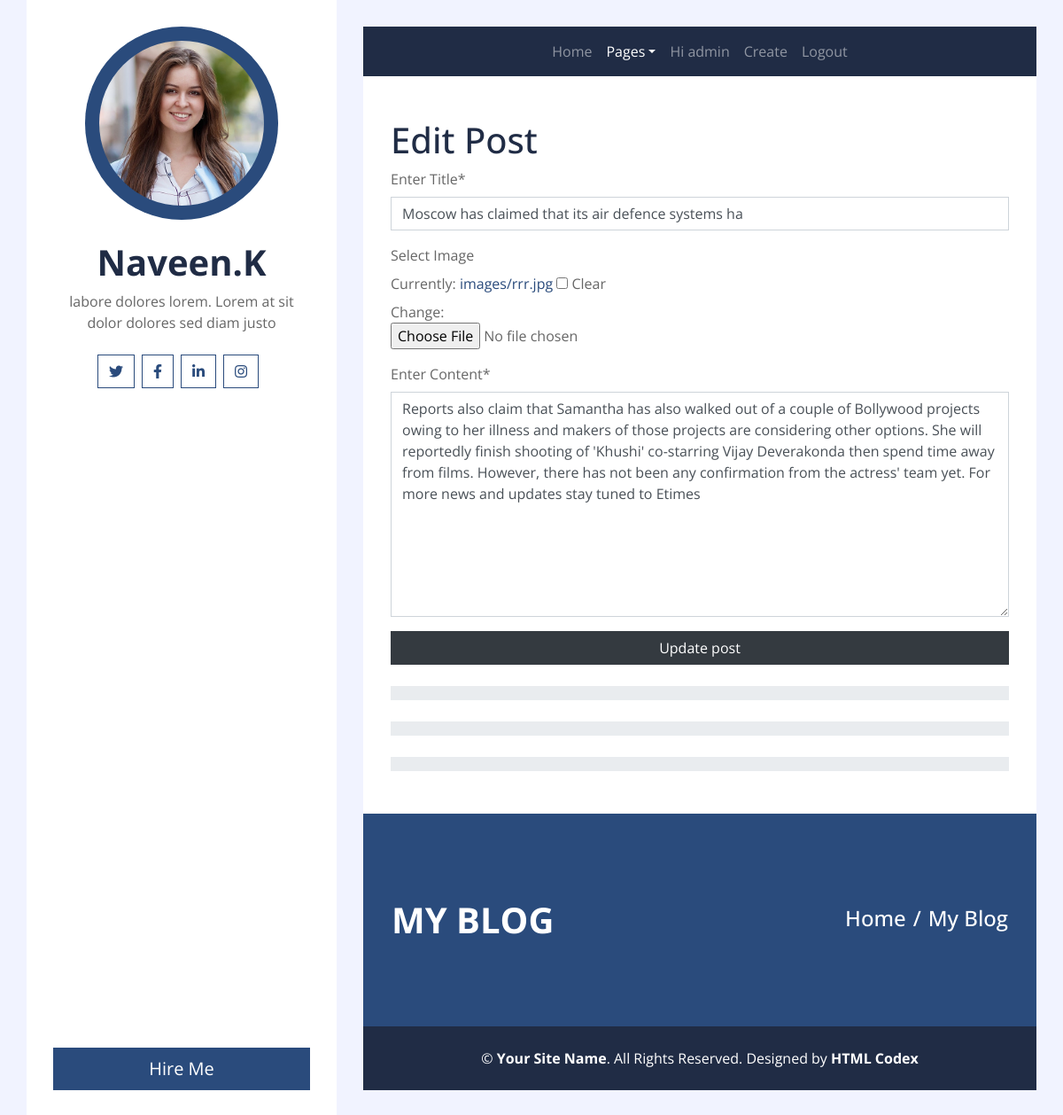
Page /edit/6/ (signed in) on the committed database.
### user/models.py (models this page shows, shortened)
class Post(models.Model):
    title=models.CharField(max_length=50)
    image = models.ImageField(upload_to='images/', blank=True)
    content=models.TextField(max_length=1000)

### user/views.py (the view)
# urls.py: path('edit/<int:id>/',views.edit, name='edit'),
@login_required
def edit(request,id):
    blog = Post.objects.get(id=id)
    form = PostForm(instance=blog)
    if request.method == 'POST' :
        form = PostForm(request.POST, instance=blog)
        if form.is_valid():
            form.save()
            return redirect('index')
    return render (request,'edit.html',{'form':form})

### user/forms.py
class PostForm(forms.ModelForm):
    class Meta:
        model=Post
        fields='__all__'
        labels = {
            'title':'Enter Title',
            'image':'Select Image',
            'content':'Enter Content'
        }

### user/templates/edit.html (shortened to what this page needs)
{% extends 'theme.html' %}
{% load static %}
{% block content %}
{% load crispy_forms_filters %}
            <div class="container bg-white pt-5">
                <div class="row px-3 pb-5">
                    <div class="col-md-12">
                        <h1>Edit Post</h1>
                        <form method="POST" enctype="multipart/form-data">
                            {{ form|crispy }}
                            <input type="submit" class="btn btn-dark btn-block" value="Update post"/>
                        </form>
                    </div>
                    <div class="col-md-12 pt-4">
                        <div class="d-flex flex-column skills">
                            <div class="progress w-100 mb-4">
                            </div>
                            <div class="progress w-100 mb-4">
                            </div>
                            <div class="progress w-100">
                            </div>
                        </div>
                    </div>
                </div>
            </div>
{% endblock %}

### user/templates/theme.html (shortened to what this page needs)
{% load static %}
<!DOCTYPE html>
<html lang="en">
    <head>
        <link href="https://cdnjs.cloudflare.com/ajax/libs/font-awesome/5.10.0/css/all.min.css" rel="stylesheet">
        <link href="{% static 'css/style.css'%}" rel="stylesheet">
    </head>
<body>
    <div class="wrapper">
        <div class="sidebar">
            <div class="sidebar-text d-flex flex-column h-100 justify-content-center text-center">
                <img class="mx-auto d-block w-75 bg-primary img-fluid rounded-circle mb-4 p-3" src="{% static 'img/profile.jpg' %}" alt="Image">
                <h1 class="font-weight-bold">Naveen.K</h1>
                <p class="mb-4">
                    labore dolores lorem. Lorem at sit dolor dolores sed diam justo
                </p>
                <div class="d-flex justify-content-center mb-5">
                    <a class="btn btn-outline-primary mr-2" href="#"><i class="fab fa-twitter"></i></a>
                    <a class="btn btn-outline-primary mr-2" href="#"><i class="fab fa-facebook-f"></i></a>
                    <a class="btn btn-outline-primary mr-2" href="#"><i class="fab fa-linkedin-in"></i></a>
                    <a class="btn btn-outline-primary mr-2" href="#"><i class="fab fa-instagram"></i></a>
                </div>
                <a href="" class="btn btn-lg btn-block btn-primary mt-auto">Hire Me</a>
            </div>
        </div>
        <div class="content">
            <div class="container p-0">
                <nav class="navbar navbar-expand-lg bg-secondary navbar-dark">
                    <div class="collapse navbar-collapse justify-content-between" id="navbarCollapse">
                        <div class="navbar-nav m-auto">
                            <a href="/" class="nav-item nav-link">Home</a>
                            <div class="nav-item dropdown">
                                <a href="#" class="nav-link dropdown-toggle active" data-toggle="dropdown">Pages</a>
                            </div>
                            {% if user.is_authenticated %}
                            <a href="/create" class="nav-item nav-link">Hi {{user.username}}</a>
                            <a href="/create" class="nav-item nav-link">Create</a>
                            <a href="/accounts/logout" class="nav-item nav-link">Logout</a>
                            {% else %}
                            <a href="/register" class="nav-item nav-link">Register</a>
                            <a href="/accounts/login" class="nav-item nav-link">Login</a>
                            {% endif %}
                        </div>
                    </div>
                </nav>
            </div>
            {% block content %}
            {% endblock %}
            <div class="container py-5 px-2 bg-primary">
                <div class="row py-5 px-4">
                    <div class="col-sm-6 text-center text-md-left">
                        <h1 class="mb-3 mb-md-0 text-white text-uppercase font-weight-bold">My Blog</h1>
                    </div>
                    <div class="col-sm-6 text-center text-md-right">
                        <div class="d-inline-flex pt-2">
                            <h4 class="m-0 text-white"><a class="text-white" href="">Home</a></h4>
                            <h4 class="m-0 text-white px-2">/</h4>
                            <h4 class="m-0 text-white">My Blog</h4>
                        </div>
                    </div>
                </div>
            </div>
                 <div class="container py-4 bg-secondary text-center">
                    <p class="m-0 text-white">
                        &copy; <a class="text-white font-weight-bold" href="#">Your Site Name</a>. All Rights Reserved. Designed by <a class="text-white font-weight-bold" href="https://htmlcodex.com">HTML Codex</a>
                    </p>
                </div>
            </div>
        </div>
    </body>
</html>

### rows in the picture
Post: title "Moscow has claimed that its air defence systems ha", content "Reports also claim that Samantha has also walked out of a couple of Bollywood projects owing to her illness and makers of those projects are considering other options. She will reportedly finish shooting of 'Khushi' co-starring Vijay Deverakonda then spend time away from films. However, there has not been any confirmation from the actress' team yet. For more news and updates stay tuned to Etimes"

### other values in the picture
{{ user.username }} "admin"
